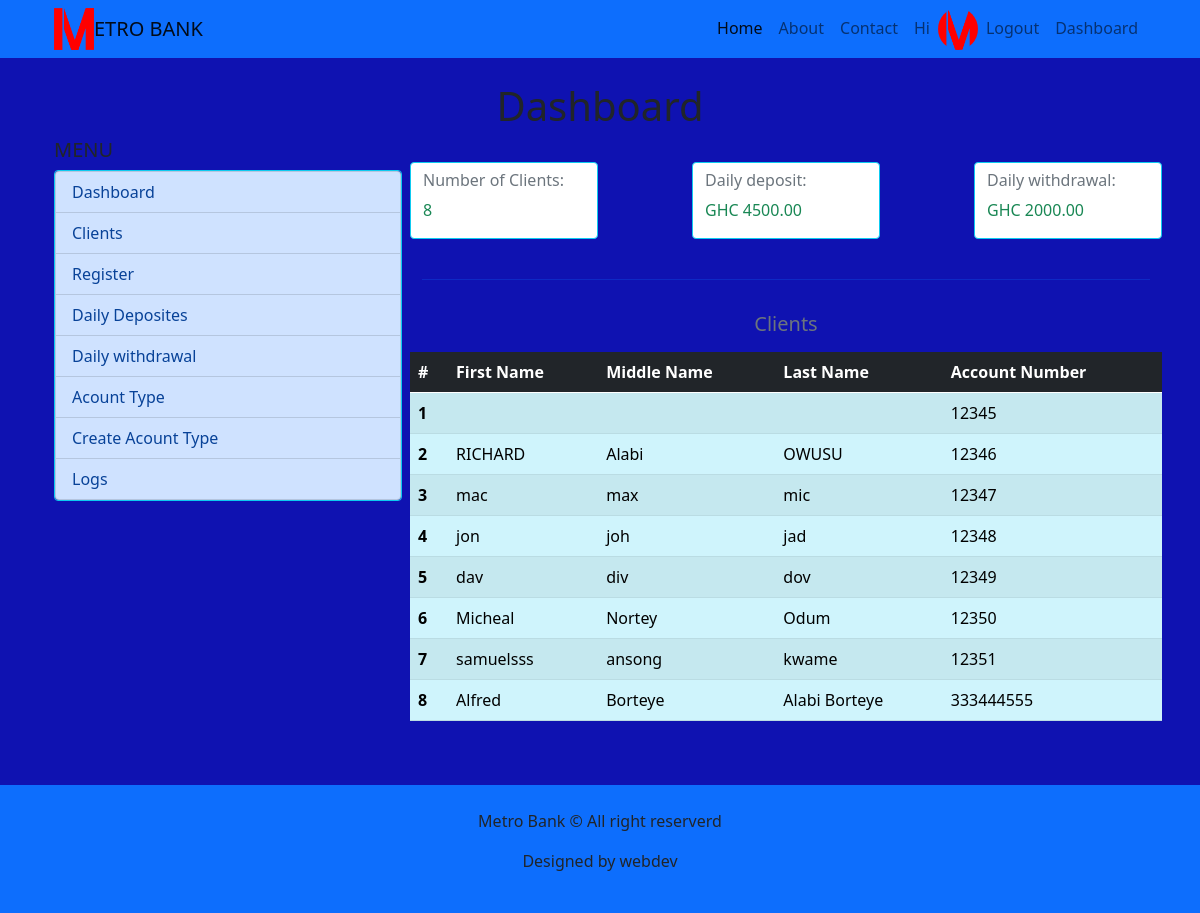
Page /admin_dashboard/ (signed in) on the committed database.
### accounts/models.py (models this page shows)
class CustomUser(AbstractUser):
    middle_name = models.CharField(max_length=255, default='')
    birth_date = models.DateField(null=True, blank=True)
    currentBalance = models.DecimalField(max_digits=100, decimal_places=2,default=0.00)
    accType = models.ForeignKey(AccType, on_delete=models.PROTECT,null=True, blank=True)
    image = ProcessedImageField(blank=True, null=True,default='profile/metrologo.png', upload_to='profile',processors=[ResizeToFill(100, 100)],format='JPEG',options={'quality': 60})

### bank/views.py (the view)
# urls.py: path('admin_dashboard/', views.adminDashboardView, name='admin_dashboard'),
@login_required
def adminDashboardView(request):
    clients = CustomUser.objects.all()
    context = {
        'clients': clients,
    }
    return render(request, 'bank/admin_dashboard.html', context)

### bank/templates/bank/admin_dashboard.html (shortened to what this page needs)
{% extends "base/base.html" %}
{% block content %}
    <main class="container mb-5">
        <h1 class="text-center display-6 pt-4">Dashboard</h1>
        <div class="row">
            <div class="col-12 col-md-4">
                {% include "bank/menu.html" %}
            </div>
            <div class="col-12 col-md-8 px-4 px-md-2">
                <div class="row justify-content-between">
                    <div class="card col-4 col-md-3  my-1 my-md-4 border-info ">
                        <div class="card-title h6 text-secondary pt-2">Number of Clients:</div>
                        <p class="text-success">{{ clients.count }} </p>
                    </div>
                    <div class="card col-4 col-md-3  my-1 my-md-4 border-info">
                        <div class="card-title h6 text-secondary pt-2">Daily deposit:</div>
                        <p class="text-success">GHC 4500.00</p>
                    </div>
                    <div class="card col-4 col-md-3  my-1 my-md-4 border-info">
                        <div class="card-title h6 text-secondary pt-2">Daily withdrawal:</div>
                        <p class="text-success">GHC 2000.00</p>
                    </div>
                </div>
                <hr class="text-primary">
                <div class="row justify-content-between">
                    <h5 class="h5 text-center text-secondary my-3">Clients</h5>
                    <table class="table table-striped table-info table-hover">
                        <thead>
                            <tr class="">
                                <th scope="col" class="bg-dark text-white">#</th>
                                <th scope="col" class="bg-dark text-white">First Name</th>
                                <th scope="col" class="bg-dark text-white">Middle Name</th>
                                <th scope="col" class="bg-dark text-white">Last Name</th>
                                <th scope="col" class="bg-dark text-white">Account Number</th>
                            </tr>
                        </thead>
                        <tbody>
                            {% for client in clients  %}
                            <tr>
                                <th scope="col">{{ forloop.counter }} </th>
                                <td scope="col">{{ client.first_name }} </td>
                                <td scope="col">{{ client.middle_name }}</td>
                                <td scope="col">{{ client.last_name }}</td>
                                <td scope="col">{{ client.username }}</td>
                            </tr>
                            {% endfor %}
                        </tbody>
                    </table>
                </div>
            </div>
        </div>
    </main>
{% endblock content %}

### base/templates/base/base.html (shortened to what this page needs)
{% load static %}
<!DOCTYPE html>
<html lang="en">
<head>
    <link rel="stylesheet" href=" {% static "base/bootstrap/css/bootstrap.css" %} ">
    <link rel="stylesheet" href=" {% static "base/scss/custom.css" %} ">
	<link rel="stylesheet" href="{% static "base/css/mystyle.css" %}">
</head>
<body class='mybg'>
	<header>
		<nav class="navbar navbar-expand-lg navbar-light bg-warning">
			<div class="container">
				<img src="{% static "base/images/metrologo.png" %}" alt="" width="40px">
			  <a class="navbar-brand" href="#">ETRO BANK</a>
			  <div class="collapse navbar-collapse justify-content-end" id="navbarSupportedContent">
				<ul class="navbar-nav  mb-2 mb-lg-0">
				  <li class="nav-item">
					<a class="nav-link active" aria-current="page" href="{% url "home" %}">Home</a>
				  </li>
				  <li class="nav-item">
					<a class="nav-link" href="{% url "about" %}">About</a>
				  </li>
				  <li class="nav-item">
					<a class="nav-link" href="{% url "contact" %}">Contact</a>
				  </li>
				  {% if request.user.is_authenticated %}
				  <li class="nav-item">
					<a class="nav-link" href="{% url "client_profile" %}">Hi {{ request.user.first_name|title }}</a>
				  </li>
				  <li class="nav-item">
					<li class="nav-item">
						<img src="{{request.user.image.url}}" alt="" class="img-fluid rounded-circle" width="40px">
					  </li>
				  </li>
				  <li class="nav-item">
					<a class="nav-link" href="{% url "signOut" %}">Logout</a>
				</li>
						{% if request.user.is_superuser %}
							<li class="nav-item">
								<a class="nav-link" href="{% url "admin_dashboard" %}">Dashboard</a>
							</li>
							{% else %}
							<li class="nav-item">
								<a class="nav-link" href="{% url "client_dashboard" %}">Dashboard</a>
							</li>
						{% endif %}
				  {% endif %}
				</ul>
			  </div>
			</div>
		  </nav>
	</header>
    {% block content %}
	{% endblock content %}
	<footer class='bg-warning p-4'>
		<div class="container text-center bg-warning py-g">
			<p>Metro Bank &copy All right reserverd</p>
			<p>Designed by webdev</p>
		</div>
	</footer>
</body>
</html>

### base/static/base/css/mystyle.css (style rules this page uses)
.bg-warning { background-color: aqua; }
.mybg { background-color: rgb(15, 18, 177) !important; }

### rows in the picture
CustomUser: user.image (picture), username "12345"
CustomUser: first_name "RICHARD", middle_name "Alabi", last_name "OWUSU", username "12346"
CustomUser: first_name "mac", middle_name "max", last_name "mic", username "12347"
CustomUser: first_name "jon", middle_name "joh", last_name "jad", username "12348"
CustomUser: first_name "dav", middle_name "div", last_name "dov", username "12349"
CustomUser: first_name "Micheal", middle_name "Nortey", last_name "Odum", username "12350"
CustomUser: first_name "samuelsss", middle_name "ansong", last_name "kwame", username "12351"
CustomUser: first_name "Alfred", middle_name "Borteye", last_name "Alabi Borteye", username "333444555"

### other values in the picture
{{ clients.count }} "8"
